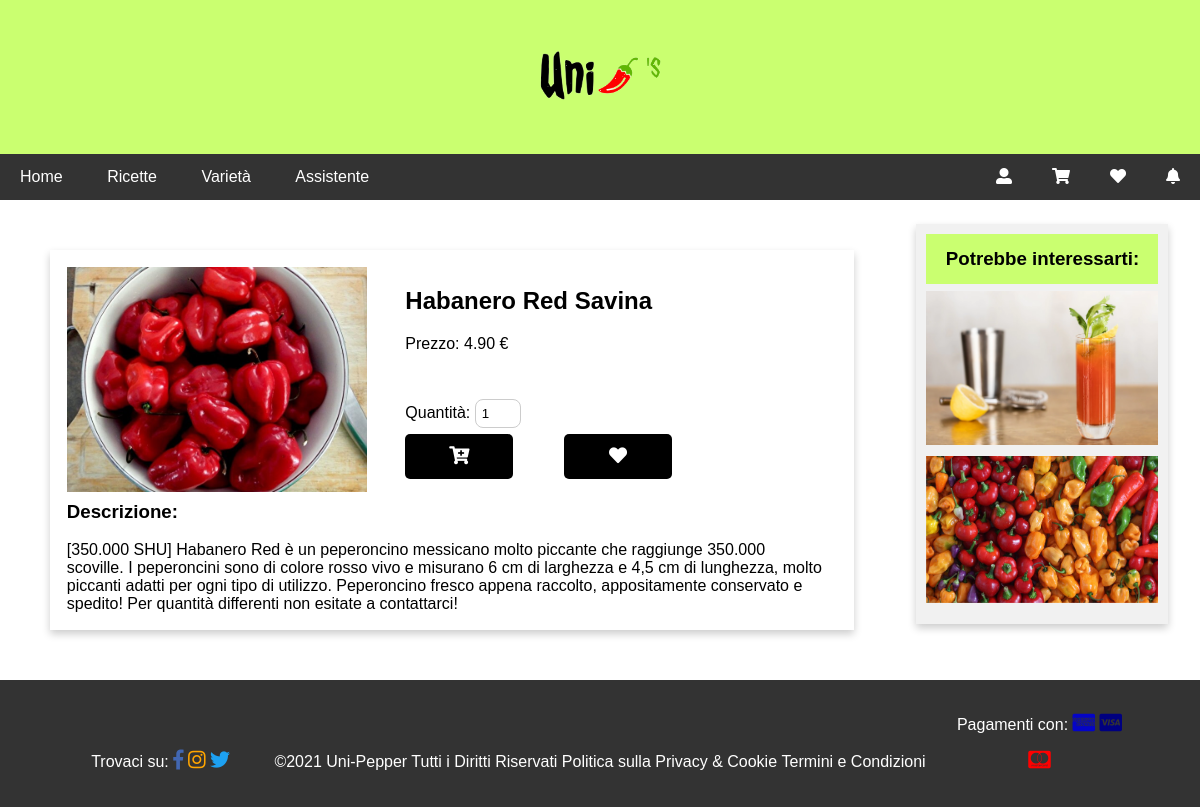
/prodotto.php?id=4, run on the app's committed database.
### tables this page shows
CREATE TABLE `prodotti` (
  `IdProdotto` int(10) NOT NULL,
  `NomeProdotto` varchar(50) NOT NULL,
  `ImmagineProdotto` varchar(255) NOT NULL,
  `DescrizioneProdotto` text NOT NULL,
  `PrezzoProdotto` float(6,2) NOT NULL,
  `QuantitaProdotto` int(5) NOT NULL,
  `IdFornitore` int(11) NOT NULL
);

CREATE TABLE `ricette` (
  `IdRicetta` int(11) NOT NULL,
  `NomeRicetta` varchar(255) NOT NULL,
  `ImmagineRicetta` varchar(255) NOT NULL,
  `Ingredienti` text NOT NULL,
  `Procedimento` text NOT NULL,
  `Difficolta` varchar(20) NOT NULL,
  `Persone` int(5) NOT NULL,
  `Tempo` varchar(10) NOT NULL,
  `Costo` varchar(20) NOT NULL,
  `GradoPiccantezza` varchar(20) NOT NULL
);

### prodotto.php (called while the page is built, shortened)
<?php
require_once 'bootstrap.php';
$templateParams["titolo"] = "Uni-Pepper's - Prodotto";
$templateParams["nome"] = "singolo-prodotto.php";
$templateParams["ricettecasuali"] = $dbh->getRandomRecipe(1);
$idprodotto = -1;
if(isset($_GET["id"])){
    $idprodotto = $_GET["id"];
}
$templateParams["pagina"] = "prodotto.php?id=".$idprodotto;
$templateParams["prodotto"] = $dbh->getProductById($idprodotto);
require 'template/base.php';
?>

### db/database.php (called while the page is built, shortened)
<?php
class DatabaseHelper{
    private $db;
    public function __construct($servername, $username, $password, $dbname, $port){
        $this->db = new mysqli($servername, $username, $password, $dbname, $port);
    }
    public function getProductById($id){
        $query = "SELECT IdProdotto, NomeProdotto, ImmagineProdotto, DescrizioneProdotto, PrezzoProdotto, QuantitaProdotto FROM prodotti WHERE IdProdotto=?";
        $stmt = $this->db->prepare($query);
        $stmt->bind_param('i',$id);
        $stmt->execute();
        $result = $stmt->get_result();
        return $result->fetch_all(MYSQLI_ASSOC);
    }
    public function getRandomRecipe($n){
        $stmt = $this->db->prepare("SELECT IdRicetta, NomeRicetta, ImmagineRicetta, Difficolta, Tempo, Costo FROM ricette ORDER BY RAND() LIMIT ?");
        $stmt->bind_param('i',$n);
        $stmt->execute();
        $result = $stmt->get_result();
        return $result->fetch_all(MYSQLI_ASSOC);
    }
}
?>

### bootstrap.php (called while the page is built, shortened)
<?php
require_once("db/database.php");
$dbh = new DatabaseHelper("localhost", "root", "", "unipeppers", 3306);
?>

### template/singolo-prodotto.php (the view, shortened to what this page needs)
<?php if(count($templateParams["prodotto"])==0): ?>
    <article>
        <h1>Ci dispiace, qualcosa è andato storto</h1>
    </article>
<?php else: $prodotto = $templateParams["prodotto"][0]; ?>
<div class="info">
    <img src="<?php echo UPLOAD_DIR_VARIETY.$prodotto["ImmagineProdotto"]; ?>" alt="Immagine <?php echo $prodotto["NomeProdotto"]; ?>"/>
    <h2><?php echo $prodotto["NomeProdotto"]; ?></h2>
    <p>Prezzo: <?php echo number_format($prodotto["PrezzoProdotto"],2);?> €</p><br>
    <br>
    <form action="processa-form.php" method="POST" enctype="multipart/form-data">
        <label for="quantita">Quantit&agrave;:</label>
        <input type="number" id="quantita" name="quantita" min="1" value="1"/>
        <button type="submit"><span class="fas fa-cart-plus"></span></button>
    </form>
    <form action="processa-form.php" method="POST" enctype="multipart/form-data">
        <button type="submit"><span class="fas fa-heart"></span></button>
    </form>
    <h3>Descrizione:</h3>
    <p><?php echo $prodotto["DescrizioneProdotto"]?></p>
</div>
<?php endif; ?>

### template/base.php (shortened to what this page needs)
<!DOCTYPE html>
<html lang="it">
<head>
    <link rel="stylesheet" href="https://use.fontawesome.com/releases/v5.7.0/css/all.css">
    <link rel="stylesheet" href="css/style.css" >
    <link rel="stylesheet" href="css/styleClass.css" >
    <link rel="stylesheet" href="css/carrello.css" >
    <link rel="stylesheet" href="css/notifiche.css" >
</head>
<body>
    <header>
        <img src="upload/logo.png" alt="logo"/>
    </header>
    <nav class="topnav" id="myTopnav">
        <a href="index.php" title="home" <?php isActive("index.php");?>>Home</a>
        <a href="ricette.php" title="ricette" <?php isActive("ricette.php");?>>Ricette</a>
        <a href="varieta.php" title="varieta" <?php isActive("varieta.php");?>>Variet&agrave;</a>
        <a href="assistente.php" title="assistente" <?php isActive("assistente.php");?>>Assistente</a>
        <a id="main" onclick="openNav()" class="right" title="notifiche" ><span class="fas fa-bell" title="Notifiche"></span></a>
        <a href="preferiti.php" title="preferiti" class="right<?php isEchoActive("preferiti.php");?>"><span class="fas fa-heart" title="Preferiti"></span></a>
        <a href="carrello.php" title="carrello" class="right <?php isEchoActive("carrello.php");?>"><span class="fas fa-shopping-cart" title="Carrello"></span></a>
        <a href="login.php" title="login" class="right <?php isEchoActive("login.php");?>"><span class="fas fa-user-alt" title="Utente"></span></a>
    </nav>
    <main>
        <?php if(isset($templateParams["nome"])){
        require($templateParams["nome"]);
        }
        ?>
    </main>
    <aside>
        <h3>Potrebbe interessarti:</h3>
        <?php $ricettacasuale = $templateParams["ricettecasuali"][0];?>
        <div class="aside">
            <img src="<?php echo UPLOAD_DIR_RECIPES.$ricettacasuale["ImmagineRicetta"]?>" alt="Immagine <?php echo $ricettacasuale["NomeRicetta"]?>">
        </div>
        <div class="aside">
            <img src="upload/peperonciniVar.jpg" alt="Varietà">
        </div>
    </aside>
    <footer>
        <section class="social">
            <p>Trovaci su:</p>
            <a href="http://www.facebook.com" title="facebook" ><span class="fab fa-facebook-f" title="Facebook" style="color: #4267B2;"></span></a>
            <a href="http://instagram.com" title="instagram" ><span class="fab fa-instagram" title="Instagram" style="color: orange;"></span></a>
            <a href="http://twitter.com" title="twitter" ><span class="fab fa-twitter" title="Twitter" style="color: #1DA1F2;"></span></a>
        </section>
        <section class="contatti">
            <p>©2021 Uni-Pepper Tutti i Diritti Riservati</p>
            <a href="privacy.php">Politica sulla Privacy & Cookie</a>
            <a href="termini.php">Termini e Condizioni</a>
        </section>
        <section class="pagamenti">
            <p>Pagamenti con:</p>
            <a href="http://americanexpress.com" title="americanexpress" ><span class="fab fa-cc-amex" title="American Express" style="color: rgb(4, 4, 199);"></span></a>
            <a href="http://visa.com" title="visa" ><span class="fab fa-cc-visa" title="Visa" style="color: navy;"></span></a>
            <a href="http://mastercard.com" title="mastercard" ><span class="fab fa-cc-mastercard" title="Mastercard" style="color: red;"></span></a>
        </section>
    </footer>
</body>
</html>

### css/style.css (style rules this page uses)
* { box-sizing: border-box; }
body { font-family: Arial, Helvetica, sans-serif; margin: 0; }
header { padding: 50px; text-align: center; background: #caff70; color: black; }
header img { height: 50px; }
nav { overflow: hidden; background-color: #333; }
nav a:not(.right) { width: auto; display: inline-block; color: white; text-align: center; padding: 14px 20px; text-decoration: none; }
main { background-color: white; padding: 10px; margin: 2%; }
main form input { width: 100%; padding: 12px 20px; margin: 10px 0; display: inline-block; border: 1px solid #ccc; box-sizing: border-box; }
main form button, .reg-button { background-color: #04AA6D; color: white; padding: 14px 20px; margin: 10px 0; border: none; cursor: pointer; width: 100%; }
aside { background-color: #f1f1f1; box-shadow: 0 4px 8px 0 rgba(0, 0, 0, 0.2); padding: 10px; margin: 2%; text-align: center; }
aside h3 { background-color: #caff70; padding: 6% 2%; margin: 0; }
body > footer { padding: 20px; text-align: center; color: white; background: #333; }
body footer a { text-decoration: none; color: white; }
body footer span { font-size: 20px; }
footer section p, footer section a { display: inline-block; }
@media screen and (min-width: 768px) { main, aside { display: inline-block; vertical-align: top; } }
@media screen and (min-width: 768px) { aside { width: 21%; } }
@media screen and (min-width: 768px) { main { width: 70%; } }
@media screen and (min-width: 768px) { nav a { display: inline-block; width: auto; color: white; text-align: center; padding: 14px 20px; text-decoration: none; } }
@media screen and (min-width: 768px) { nav a.right { float: right; } }
@media screen and (min-width: 768px) { body footer section { display: inline-block; } }

### css/styleClass.css (style rules this page uses)
nav .right { display: none; }
.info { box-shadow: 0 4px 8px 0 rgba(0, 0, 0, 0.2); width: 98%; margin: 2%; padding: 2%; text-align: center; }
.info p { margin: 0 2% 0 0; }
.info img { max-width: 300px; float: none; margin-right: 5%; }
.info input { max-width: 30%; padding: 6px; border-radius: 8px; margin-bottom: 4%; }
.info form input, .info form label { display: inline-block; }
.info button { border: none; width: 70%; border-radius: 5px; outline: 0; padding: 12px; color: white; background-color: #000; text-align: center; cursor: pointer; font-size: 18px; margin-bottom: 2%; margin-top: 0; }
.aside img { max-width: 100%; }
.aside { position: relative; padding: 0; margin-top: 3%; margin-bottom: 3%; margin-left: auto; margin-right: auto; width: 100%; max-width: 100%; }
@media screen and (min-width: 768px) { nav a.right { float: right; display: inline-flex; width: auto; color: white; text-align: center; padding: 14px 20px; text-decoration: none; } }
@media screen and (min-width: 768px) { .social, .pagamenti { width: 15%; } }
@media screen and (min-width: 768px) { .contatti { width: 60%; } }
@media screen and (min-width: 768px) { .info { display: inline-block; text-align: left; } }
@media screen and (min-width: 768px) { .info img { float: left; } }
@media screen and (min-width: 768px) { .info input { max-width: 30%; } }
@media screen and (min-width: 768px) { .info form { display: inline-block; width: 20%; } }
@media screen and (min-width: 768px) { .info button { width: 70%; } }

### css/carrello.css (style rules this page uses)
label { margin-bottom: 10px; display: block; }
a { text-decoration: none; color: black; }

### css/notifiche.css (style rules this page uses)
#main { transition: margin-right .5s; }

### data on the page
prodotti: ImmagineProdotto (picture), NomeProdotto "Habanero Red Savina", PrezzoProdotto "4.90", DescrizioneProdotto "[350.000 SHU] Habanero Red è un peperoncino messicano molto piccante che raggiunge 350.000 scoville. I peperoncini sono di colore rosso vivo e misurano 6 cm di larghezza e 4,5 cm di lunghezza, molto piccanti adatti per ogni tipo di utilizzo. Peperoncino fresco appena raccolto, appositamente conservato e spedito! Per quantità differenti non esitate a contattarci!"
ricette: ImmagineRicetta (picture)
